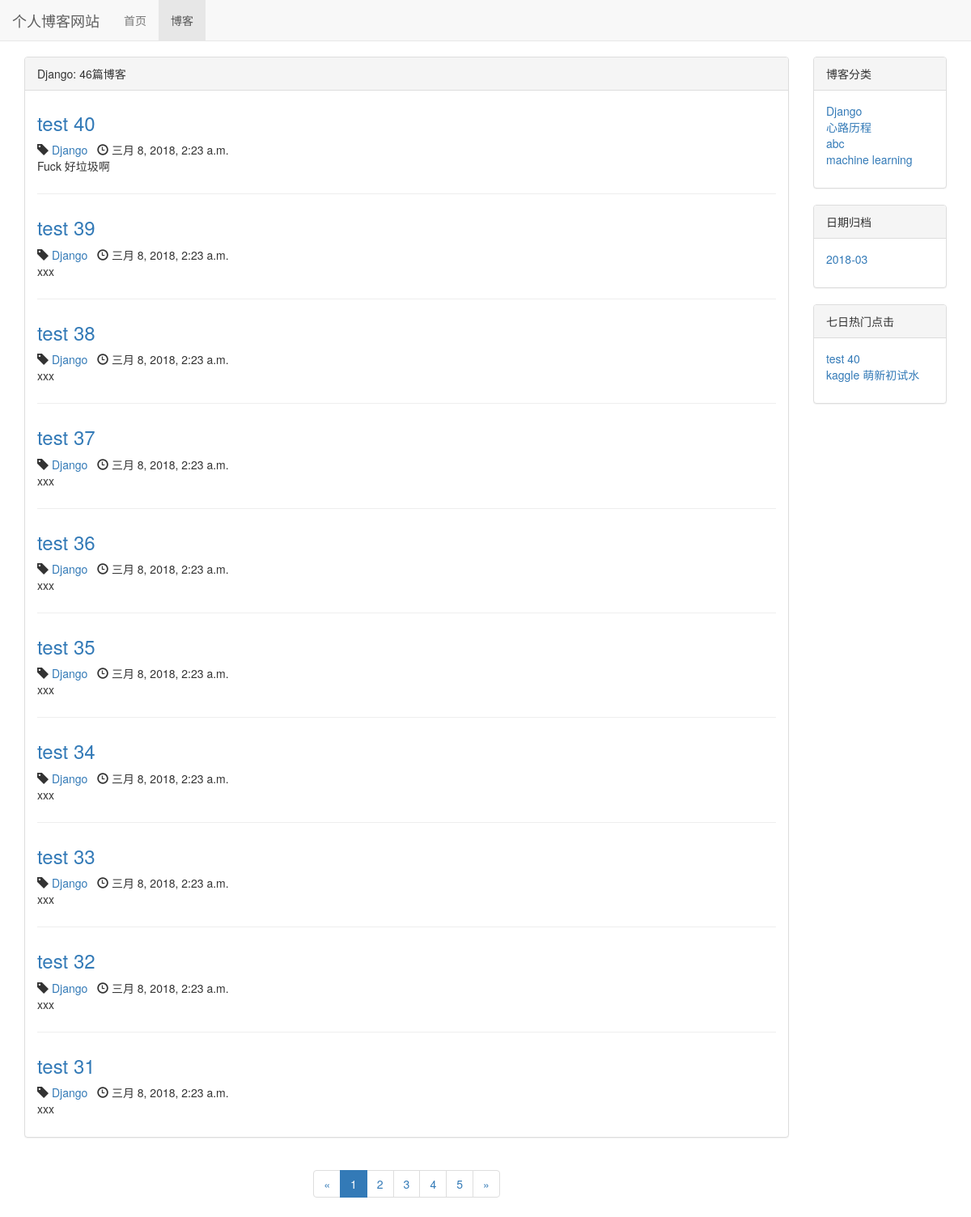
The page /blog/type/1 on the database its author committed.
### blog/models.py (models this page shows, shortened)
class BlogType(models.Model):
    type_name = models.CharField(max_length=30)
    def __str__(self):
        return self.type_name

class Blog(models.Model, ReadNumExpandMethod):
    title = models.CharField(max_length=50)
    blog_type = models.ForeignKey(BlogType, on_delete=models.DO_NOTHING)
    content = RichTextUploadingField()
    author = models.ForeignKey(User, on_delete=models.DO_NOTHING)
    read_details=GenericRelation(ReadDetail)
    create_time = models.DateTimeField(auto_now_add=True)
    last_updated_time = models.DateTimeField(auto_now=True)
    class Meta:
        ordering = ['-create_time']

### blog/views.py (the view)
# urls.py: path('type/<int:blog_type_pk>', views.blogs_with_type, name="blogs_with_type"),
def blogs_with_type(request, blog_type_pk):
    blog_type = get_object_or_404(BlogType, pk=blog_type_pk)
    blogs_all_list = Blog.objects.filter(blog_type=blog_type)
    paginator = Paginator(blogs_all_list, 10)  # 十个博客进行分页
    page_num = request.GET.get('page', 1)  # get请求获取页码
    page_of_blogs = paginator.get_page(page_num)
    current_page = page_of_blogs.number
    if paginator.num_pages == 1:
        page_range = [1]
    elif current_page == 1 or current_page == 2:
        if paginator.num_pages <= 5:
            page_range = list(range(1, paginator.num_pages))
        else:
            page_range = list([1, 2, 3, 4, 5])
    elif current_page == paginator.num_pages or current_page == paginator.num_pages - 1:
        if paginator.num_pages <= 5:
            page_range = list(range(1, paginator.num_pages))
        else:
            page_range = list([paginator.num_pages - 4, paginator.num_pages - 3, paginator.num_pages - 2,
                               paginator.num_pages - 1, paginator.num_pages])
    else:
        page_range = list(range(max(current_page - 1, 1), current_page)) + \
                     list(range(current_page, min(current_page + 1, paginator.num_pages) + 1))
    if page_range and page_range[0] >= 3:
        page_range.insert(0, '...')
    if page_range and paginator.num_pages - page_range[-1] >= 2:
        page_range.append('...')
    if page_range and page_range[0] != 1:
        page_range.insert(0, 1)
    if page_range and page_range[-1] != paginator.num_pages:
        page_range.append(paginator.num_pages)
    context = {}
    context['blog_dates'] = Blog.objects.dates(
        'create_time', 'month', order='DESC')
    context['blog_type'] = blog_type
    context['blogs'] = page_of_blogs.object_list
    context['page_of_blogs'] = page_of_blogs
    context['blog_types'] = BlogType.objects.all()
    context['page_range'] = page_range
    context['blogs_all_list'] = blogs_all_list
    for_7_days_hot_data = cache.get('for_7_days_hot_data')
    if for_7_days_hot_data is None:
        for_7_days_hot_data = get_seven_days_hot_blogs()
        cache.set('for_7_days_hot_data', for_7_days_hot_data, 3600)
    context['for_7_days_hot_data'] = get_seven_days_hot_blogs()
    return render(request, 'blogs_with_type.html', context)

### blog/views.py (called while the page is built)
def get_seven_days_hot_blogs():
    today = timezone.now().date()
    date = today - datetime.timedelta(days=7)
    blogs = Blog.objects.filter(read_details__date__lt=today, read_details__date__gt=date). \
        values('id', 'title').annotate(read_num_sum=Sum('read_details__read_num')).order_by('-read_num_sum')
    return blogs

### templates/blogs_with_type.html (shortened to what this page needs)
{% extends 'blog_list.html' %}
{% block blog_list_title %}
    {{ blog_type.type_name }}:
{% endblock %}
{% block sum_up %}{{ blogs_all_list.count }}{% endblock %}

### templates/blog_list.html (shortened to what this page needs)
{% extends 'base.html' %}
{% block nav_blog_active %}active{% endblock %}
{% block head_extrends %}
    <link rel="stylesheet" href="/static/blog.css">
{% endblock %}
{% block content %}
    <div class="container">
        <div class="row">
            <div class="col-sm-8 col-md-9 col-lg-10">
                <div class="panel panel-default">
                    <div class="panel-heading">{% block blog_list_title %}博客列表:共{% endblock %}
                        {% block sum_up %}{{ page_of_blogs.paginator.count }}{% endblock %}篇博客
                    </div>
                    <div class="panel-body">
                        {% for blog in blogs %}
                            <div class="blog">
                                <h3><a href="/blog/{{ blog.pk }}">
                                    {{ blog.title }}
                                </a></h3>
                                <p class="blog-info">
                                    <span class="glyphicon glyphicon-tag"></span>
                                    <a href="/blog/type/{{ blog.blog_type_id }}">{{ blog.blog_type }}</a>
                                    <span class="glyphicon glyphicon-time"></span>
                                    {{ blog.create_time }}
                                </p>
                                <p>{{ blog.content|striptags|truncatechars:132 }}</p>
                            </div>
                        {% empty %}
                            <div class="blog">
                                <h3><p>暂无博客，敬请期待</p></h3>
                            </div>
                        {% endfor %}
                    </div>
                </div>
                <div class="paginator">
                    <ul class="pagination">
                        <li>
                            {% if page_of_blogs.has_previous %}
                                <a href="?page={{ page_of_blogs.previous_page_number }}" aria-label="Previous">
                                    <span aria-hidden="true">&laquo;</span>
                                </a>
                            {% else %}
                                <span aria-hidden="true">&laquo;</span>
                            {% endif %}
                        </li>
                        {% for page_num in page_range %}
                            {% if page_num == page_of_blogs.number %}
                                <li class="active"><a href="?page={{ page_num }}">{{ page_num }}</a></li>
                            {% else %}
                                {% if page_num == '...' %}
                                    <li><span>{{ page_num }}</span></li>
                                {% else %}
                                    <li><a href="?page={{ page_num }}">{{ page_num }}</a></li>
                                {% endif %}
                            {% endif %}
                        {% endfor %}
                        <li>
                            {% if page_of_blogs.has_next %}
                                <a href="?page={{ page_of_blogs.next_page_number }}" aria-label="Next">
                                    <span aria-hidden="true">&raquo;</span>
                                </a>
                            {% else %}
                                <span aria-hidden="true">&raquo;</span>
                            {% endif %}
                        </li>
                    </ul>
                </div>
            </div>
            <div class="hidden-xs col-sm-4 col-md-3 col-lg-2 ">
                <div class="panel panel-default">
                    <div class="panel-heading">博客分类</div>
                    <div class="panel-body">
                        <ul class="blog-types">
                            {% for blog_type in blog_types %}
                                <li>
                                    <a href="/blog/type/{{ blog_type.id }}">{{ blog_type.type_name }}</a>
                                </li>
                            {% empty %}
                                <li>暂无分类</li>
                            {% endfor %}
                        </ul>
                    </div>
                </div>
                <div class="panel panel-default">
                    <div class="panel-heading">日期归档</div>
                    <div class="panel-body">
                        <ul class="blog-types">
                            {% for blog_date in blog_dates %}
                                <li>
                                    <a href="{% url 'blogs_with_date' blog_date.year blog_date.month %}">
                                        {{ blog_date|date:"Y-m" }}
                                    </a>
                                </li>
                            {% empty %}
                                <li>暂无分类</li>
                            {% endfor %}
                        </ul>
                    </div>
                </div>
                <div class="panel panel-default">
                    <div class="panel-heading">七日热门点击</div>
                    <div class="panel-body">
                        <div class="hot_blogs">
                            <div>
                                <ul>
                                    {% for hot_data in for_7_days_hot_data %}
                                        <li>
                                            <a href="/blog/{{ hot_data.id }}">{{ hot_data.title }}</a>
                                        </li>
                                    {% empty %}
                                        <li>暂无热门博客</li>
                                    {% endfor %}
                                </ul>
                            </div>
                        </div>
                    </div>
                </div>
            </div>
        </div>
    </div>
{% endblock %}

### static/base.css (style rules this page uses)
* { margin: 0; padding: 0; }
body { margin-top: 70px !important; }
ul { list-style-type: none !important; }

### static/blog.css (style rules this page uses)
ul.blog-types { list-style-type: none; }
div.blog:not(:last-child) { margin-bottom: 2em; padding-bottom: 1em; border-bottom: 1px solid #eee; }
div.blog h3 { margin-top: 0.5em; }
div.blog p.blog-info { margin-bottom: 0; }
div.paginator { text-align: center; }

### rows shown on the page
BlogType: type_name "Django"
Blog: title "test 40", blog_type "Django", create_time "三月 8, 2018, 2:23 a.m.", content "Fuck 好垃圾啊"
Blog: title "test 39", blog_type "Django", create_time "三月 8, 2018, 2:23 a.m.", content "xxx"
Blog: title "test 38", blog_type "Django", create_time "三月 8, 2018, 2:23 a.m.", content "xxx"
Blog: title "test 37", blog_type "Django", create_time "三月 8, 2018, 2:23 a.m.", content "xxx"
Blog: title "test 36", blog_type "Django", create_time "三月 8, 2018, 2:23 a.m.", content "xxx"
Blog: title "test 35", blog_type "Django", create_time "三月 8, 2018, 2:23 a.m.", content "xxx"
Blog: title "test 34", blog_type "Django", create_time "三月 8, 2018, 2:23 a.m.", content "xxx"
Blog: title "test 33", blog_type "Django", create_time "三月 8, 2018, 2:23 a.m.", content "xxx"
Blog: title "test 32", blog_type "Django", create_time "三月 8, 2018, 2:23 a.m.", content "xxx"
Blog: title "test 31", blog_type "Django", create_time "三月 8, 2018, 2:23 a.m.", content "xxx"
BlogType: type_name "心路历程"
BlogType: type_name "abc"
BlogType: type_name "machine learning"

### other values the page prints
{{ blogs_all_list.count }} "46"
{{ page_num }} "1"
{{ page_num }} "2" "3" "4" "5"
{{ blog_date|date:"Y-m" }} "2018-03"
{{ hot_data.title }} "test 40" "kaggle 萌新初试水"
